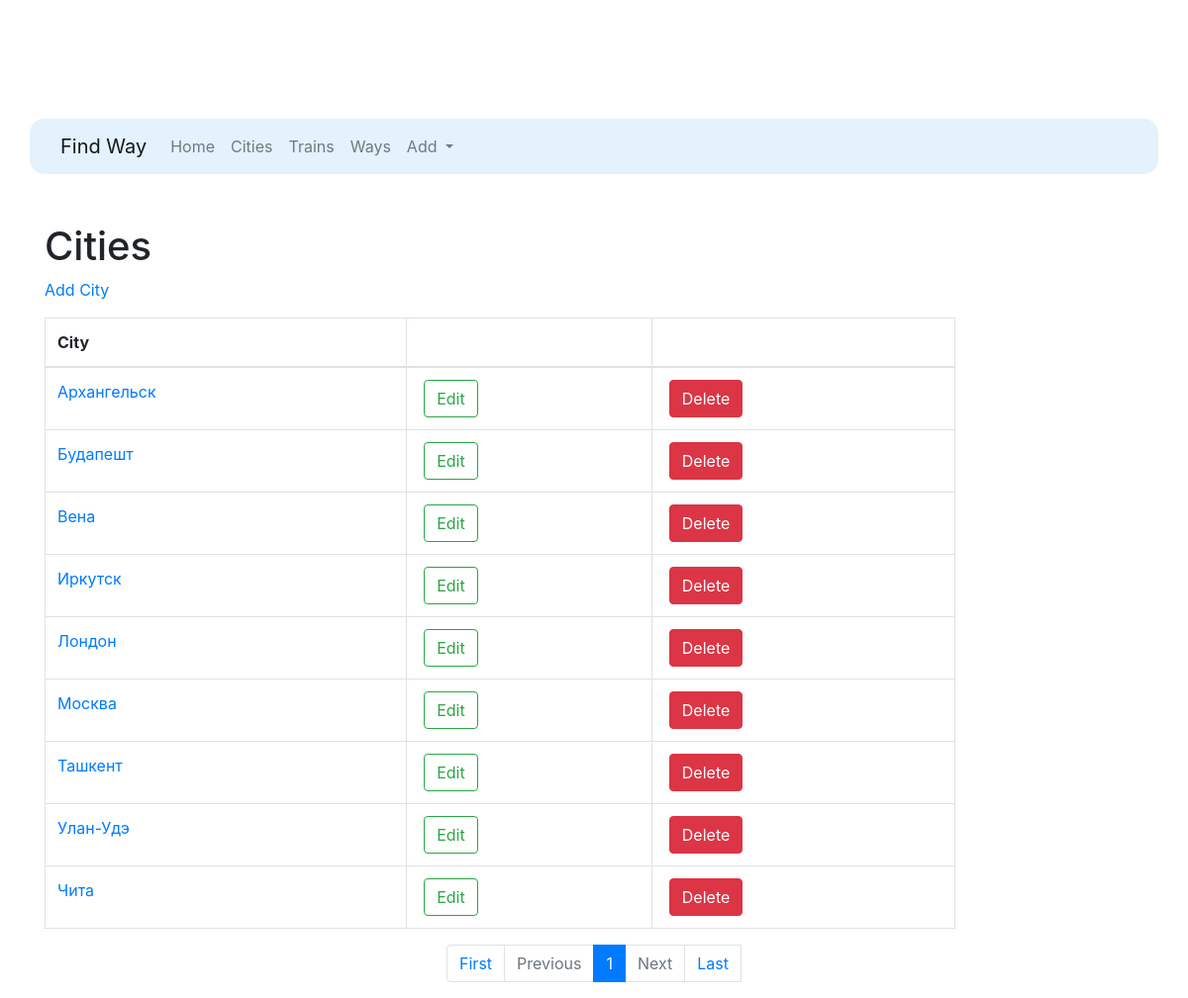
Before: /cities/ with the older database file.
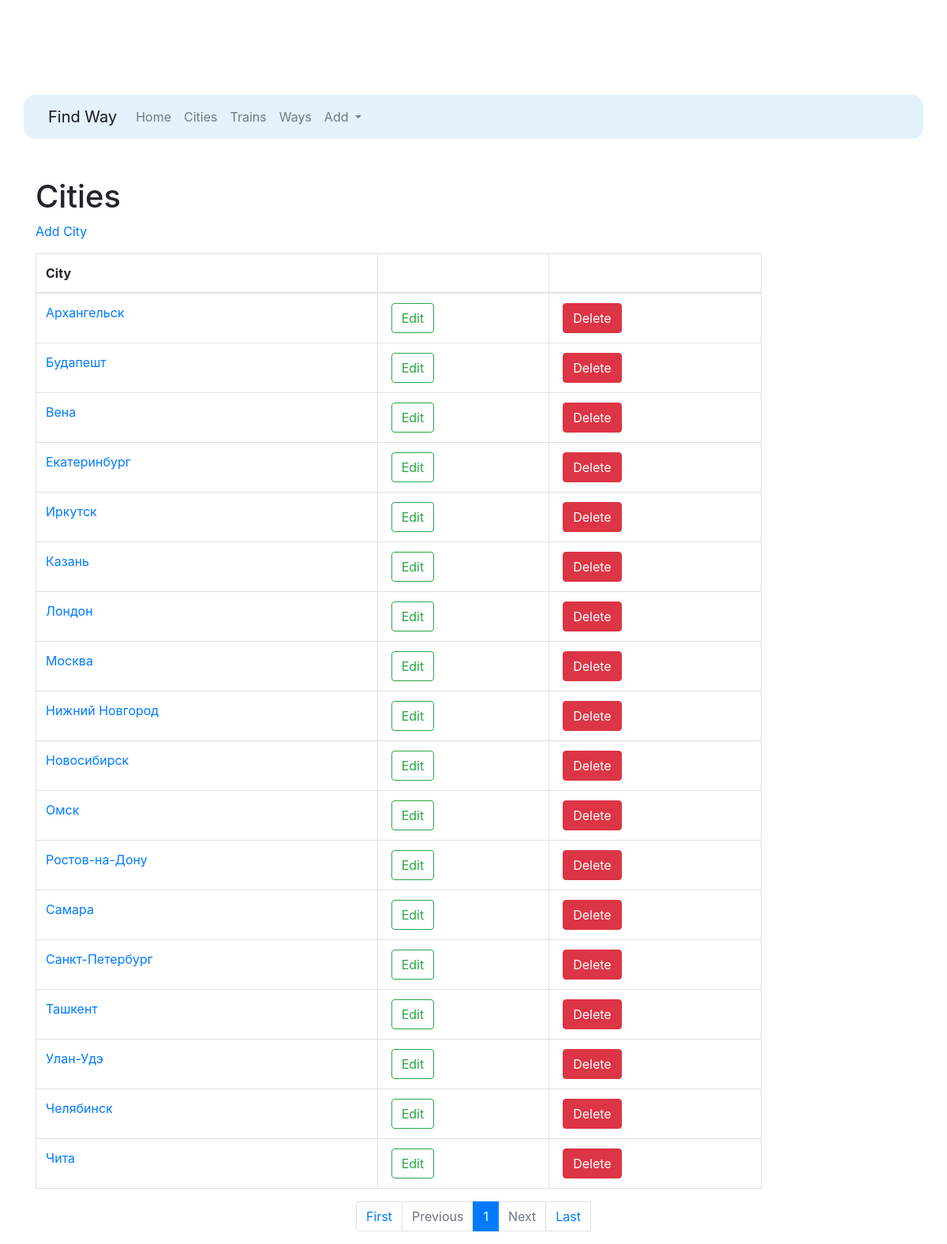
After: the same page with the newer database file.
### find_way/models.py (models this page shows, shortened)
class City(models.Model):
    name = models.CharField(max_length=70, unique=True, verbose_name="City")
    class Meta:
        verbose_name = "City"
        verbose_name_plural = "Cities"
        ordering = ['name']

### find_way/views.py (the view)
# urls.py: path('cities/', CityListView.as_view(), name="cities"),
class CityListView(ListView):
    paginate_by = 100
    model = City
    template_name = 'cities.html'

### templates/cities.html (shortened to what this page needs)
{% extends 'base.html' %}
{% block content %}
    <h1>Cities</h1>
    <p>
        <a href="{% url 'create' %}">Add City</a>
    </p>
    <div class="row">
        <div class="div col-md-10">
            <table class="table table-bordered">
                <thead>
                <tr>
                    <th scope="col">City</th>
                    <th scope="col"></th>
                    <th scope="col"></th>
                </tr>
                </thead>
                {% for object in page_obj %}
                    <tr>
                        <td>
                            <a href="{% url 'detail' pk=object.pk %}">{{ object.name }}</a>
                        </td>
                        <td>
                            <a href="{% url 'update' pk=object.pk %}">
                                <button class="btn btn-outline-success" type="submit"
                                        style="height: 5%; margin-left: 5px">Edit
                                </button>
                            </a>
                        </td>
                        <td>
                            <a href="{% url 'delete' pk=object.pk %}">
                                <button class="btn btn-danger" type="submit"
                                        style="height: 5%; margin-left: 5px">Delete
                                </button>
                            </a>
                        </td>
                    </tr>
                {% endfor %}
            </table>
        </div>
    </div>
    <nav aria-label="Page navigation example">
        <ul class="pagination justify-content-center">
            <li class="page-item">
                <a class="page-link" href="?page=1">First</a>
            </li>
            {% if page_obj.has_previous %}
                <li class="page-item">
                    <a class="page-link" href="?page={{ page_obj.previous_page_number }}">Previous</a>
                </li>
            {% else %}
                <li class="page-item disabled">
                    <a class="page-link" href="#" tabindex="-1" aria-disabled="true">Previous</a>
                </li>
            {% endif %}
            {% for i in page_obj.paginator.page_range %}
                {% if page_obj.number == i %}
                    <li class="page-item active" aria-current="page">
              <span class="page-link">
                {{ i }}
              </span>
                    </li>
                {% elif i > page_obj.number|add:'-5' and i < page_obj.number|add:'5' %}
                    <li class="page-item"><a class="page-link" href="?page={{ i }}">{{ i }}</a></li>
                {% endif %}
            {% endfor %}
            {% if page_obj.has_next %}
                <li class="page-item">
                    <a class="page-link" href="?page={{ page_obj.next_page_number }}">Next</a>
                </li>
            {% else %}
                <li class="page-item disabled">
                    <a class="page-link" href="#" tabindex="-1" aria-disabled="true">Next</a>
                </li>
            {% endif %}
                <li>
                    <a class="page-link" href="?page={{ page_obj.paginator.num_pages }}">Last</a>
                </li>
        </ul>
    </nav>
{% endblock %}

### templates/base.html (shortened to what this page needs)
<!doctype html>
<html lang="en">
<head>
    <link rel="stylesheet" href="https://maxcdn.bootstrapcdn.com/bootstrap/4.0.0/css/bootstrap.min.css"
>
    <link href="https://cdn.jsdelivr.net/npm/select2@4.1.0-rc.0/dist/css/select2.min.css" rel="stylesheet"/>
</head>
<body>
<nav class="navbar navbar-expand-lg navbar-light container"
     style="background-color: #e3f2fd; border-radius: 15px; margin-top: 10%">
    <div class="container-fluid">
        <a class="navbar-brand" href="{% url 'home' %}">Find Way</a>
        <div class="collapse navbar-collapse" id="navbarNavDropdown">
            <ul class="navbar-nav">
                <li class="nav-item">
                    <a class="nav-link {% if request.path == cities_url %} active {% endif %}" aria-current="page"
                       href="{% url 'home' %}">Home</a>
                </li>
                <li class="nav-item">
                    <a class="nav-link" href="{% url 'cities' %}">Cities</a>
                </li>
                <li class="nav-item">
                    <a class="nav-link" href="{% url 'trains' %}">Trains</a>
                </li>
                <li class="nav-item">
                    <a class="nav-link" href="{% url 'ways' %}">Ways</a>
                </li>
                <li class="nav-item dropdown">
                    <a class="nav-link dropdown-toggle" href="#" id="navbarDropdown" role="button"
                       data-toggle="dropdown" aria-haspopup="true" aria-expanded="false">
                        Add
                    </a>
                </li>
            </ul>
        </div>
    </div>
</nav>
<div class="container">
    <div class="row">
        <div class="col-md-8 mx-auto my-4">
        </div>
    </div>
</div>
<div class="container">{% block content %}{% endblock %}</div>
</body>
</html>

Changed rows visible on the page:
added City: name "Екатеринбург"
added City: name "Казань"
added City: name "Нижний Новгород"
added City: name "Новосибирск"
added City: name "Омск"
added City: name "Ростов-на-Дону"
added City: name "Самара"
added City: name "Санкт-Петербург"
added City: name "Челябинск"
